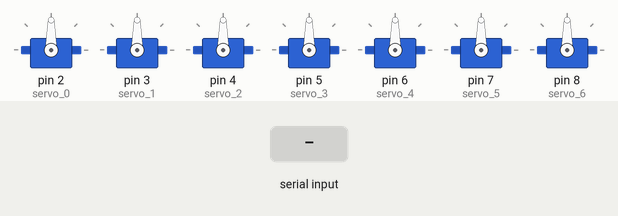
A sketch run on a simulated Arduino Uno, built with avr-gcc and run on an emulated ATmega328P. On the bench: 7 × servo. Inputs (shaded band) come from the test bench.

Above: at 1.2 s.
1.3 s: "30,150\n" received over Serial
At 1.8 s:
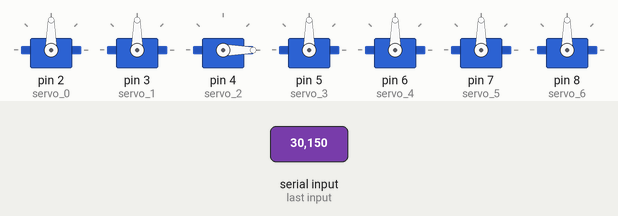
2.8 s: "1\n" received over Serial
At 4.0 s:
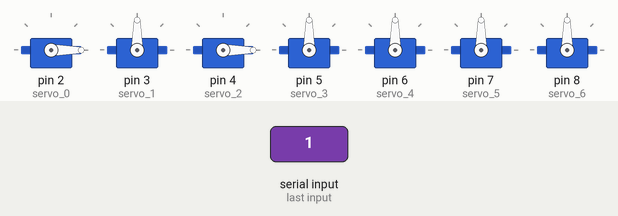
4.3 s: "2\n" received over Serial
At 5.1 s:
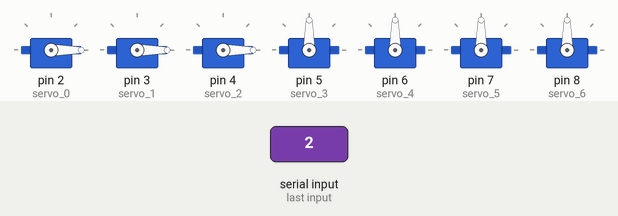
5.8 s: "4\n" received over Serial
At 6.2 s:
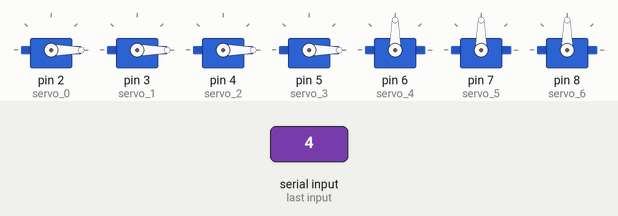
7.3 s: "5\n" received over Serial
At 8.5 s:
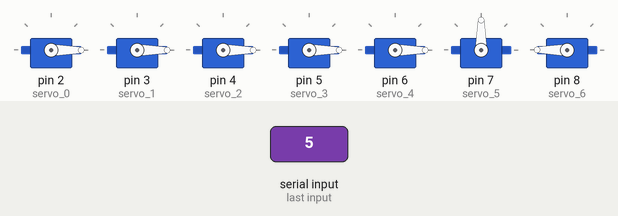
8.8 s: "1,90\n" received over Serial
At 9.8 s:
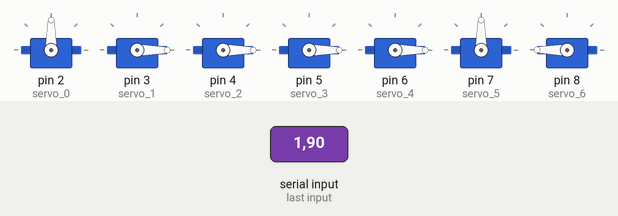
Timing chart, 0 to 11.3 s (numbered marks = the images above; inputs shaded):
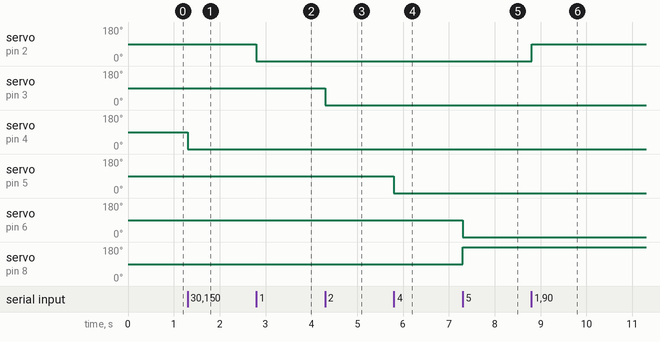

The sketch:

robotic_arm_controller.ino
```cpp
#include <Servo.h>

Servo servo_0; // Declaration of object to control the first servo
Servo servo_1; // Declaration of object to control the second servo
Servo servo_2; // Declaration of object to control the third servo
Servo servo_3; // Declaration of object to control the fourth servo
Servo servo_4; // Declaration of object to control the fifth servo
Servo servo_5; // Declaration of object to control the sixth servo
Servo servo_6; // Declaration of object to control the seventh servo (not used in this project)

void setup() {
  Serial.begin(9600); // Initialize serial communication
  servo_0.attach(2); // Associate servo_0 to pin 2
  servo_1.attach(3); // Associate servo_1 to pin 3
  servo_2.attach(4); // Associate servo_2 to pin 4
  servo_3.attach(5); // Associate servo_3 to pin 5
  servo_4.attach(6); // Associate servo_4 to pin 6
  servo_5.attach(7); // Associate servo_5 to pin 7
  servo_6.attach(8); // Associate servo_6 to pin 8
}

void loop() {
  if (Serial.available() > 0) { // If there is data available to read
    String input = Serial.readStringUntil('\n'); // Read the data string until newline
    int servoIndex = input.substring(0, 1).toInt(); // Get the servo index
    int servoValue = input.substring(2).toInt(); // Get the servo value

    switch (servoIndex) {
      case 1:
        servo_0.write(servoValue);
        break;
      case 2:
        servo_1.write(servoValue);
        break;
      case 3:
        servo_2.write(servoValue);
        break;
      case 4:
        servo_3.write(servoValue);
        break;
      case 5:
        servo_4.write(servoValue);
        servo_6.write(180 - servoValue);
        break;
      case 6:
        servo_5.write(servoValue);
        break;
      default:
        // Invalid servo index
        break;
    }
  }
}
```

Measured:
- after the input at 1.3 s, servo on pin 4 (servo_2): 90° → 0° at once
- after the input at 2.8 s, servo on pin 2 (servo_0): 90° → 0° at once
- after the input at 4.3 s, servo on pin 3 (servo_1): 90° → 0° at once
- after the input at 5.8 s, servo on pin 5 (servo_3): 90° → 0° at once
- after the input at 7.3 s, servo on pin 6 (servo_4): 90° → 0° at once; servo on pin 8 (servo_6): 90° → 180° at once
- after the input at 8.8 s, servo on pin 2 (servo_0): 0° → 90° at once
